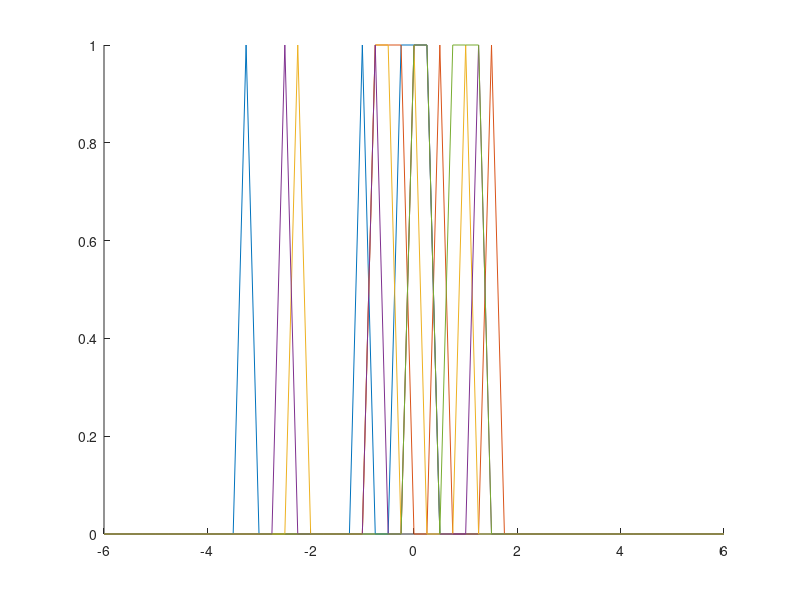

The MATLAB source for this figure:
%
% make histogram outlines for N t distributions with v d.f.

df = input(' Enter the d.f. for the T-distribution: ');
N = input(' Enter the size of each T-distribution: ');
j = input(' Enter the number of simulations to run: ');

x = -6:.25:6;  % x values for bins

figure
hold on
for i = 1:j
    
t = trnd(df,N,1);
y = histc(t,x);
plot(x,y);
hold on

end


fprintf('\n Finished.\n\n');